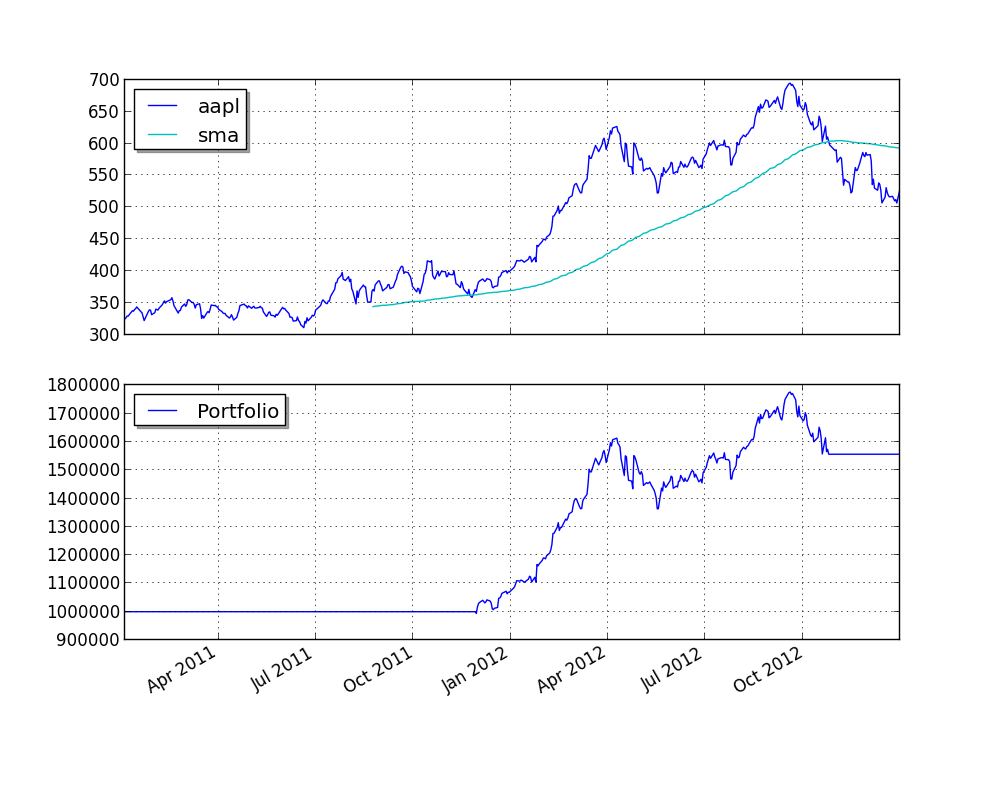

Source code (Python):
from pyalgotrade import strategy
from pyalgotrade import plotter
from pyalgotrade.tools import yahoofinance
from pyalgotrade.technical import ma
from pyalgotrade.technical import cross
from pyalgotrade.stratanalyzer import sharpe


class SMACrossOver(strategy.BacktestingStrategy):
    def __init__(self, feed, instrument, smaPeriod):
        strategy.BacktestingStrategy.__init__(self, feed)
        self.__instrument = instrument
        self.__position = None
        # We'll use adjusted close values instead of regular close values.
        self.setUseAdjustedValues(True)
        self.__adjClose = feed[instrument].getAdjCloseDataSeries()
        self.__sma = ma.SMA(self.__adjClose, smaPeriod)

    def getSMA(self):
        return self.__sma

    def onEnterCanceled(self, position):
        self.__position = None

    def onExitOk(self, position):
        self.__position = None

    def onExitCanceled(self, position):
        # If the exit was canceled, re-submit it.
        self.__position.exitMarket()

    def onBars(self, bars):
        # If a position was not opened, check if we should enter a long position.
        if self.__position is None:
            if cross.cross_above(self.__adjClose, self.__sma) > 0:
                shares = self.getBroker().getCash() * 0.9 / bars[self.__instrument].getClose()
                # Enter a buy market order for 10 shares. The order is good till canceled.
                self.__position = self.enterLong(self.__instrument, shares, True)
        # Check if we have to exit the position.
        elif not self.__position.exitActive() and cross.cross_below(self.__adjClose, self.__sma) > 0:
            self.__position.exitMarket()


def main(plot):
    instrument = "aapl"
    smaPeriod = 163

    # Download the bars.
    feed = yahoofinance.build_feed([instrument], 2011, 2012, ".")

    strat = SMACrossOver(feed, instrument, smaPeriod)
    sharpeRatioAnalyzer = sharpe.SharpeRatio()
    strat.attachAnalyzer(sharpeRatioAnalyzer)

    if plot:
        plt = plotter.StrategyPlotter(strat, True, False, True)
        plt.getInstrumentSubplot(instrument).addDataSeries("sma", strat.getSMA())

    strat.run()
    print "Sharpe ratio: %.2f" % sharpeRatioAnalyzer.getSharpeRatio(0.05)

    if plot:
        plt.plot()


if __name__ == "__main__":
    main(True)
